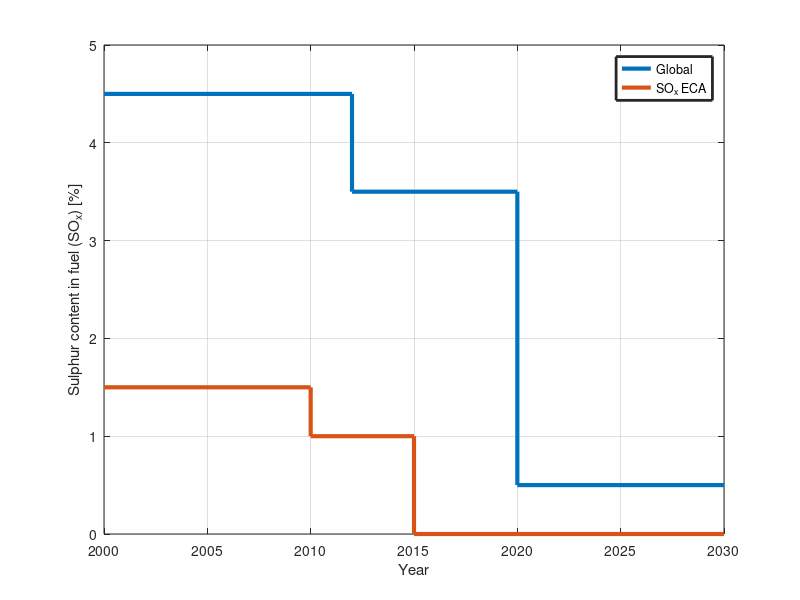

Reproduce this figure in MATLAB.
clear
clc

SOx_global = [4.5, 3.5, 0.5,0.5];
SOx_ECA = [1.5, 1, 0, 0];
Year_global =[2000,2012,2020,2030];
Year_ECA =[2000,2010,2015,2030];

stairs(Year_global,SOx_global,'Linewidth',3)
grid on
xlim([2000 2030])
ylim([0 5])
hold on
stairs(Year_ECA,SOx_ECA,'Linewidth',3)
grid on
ylabel('Sulphur content in fuel (SO_x) [%]')
xlabel('Year')
legend('Global','SO_x ECA','Linewidth',2,'Location','northeast')
